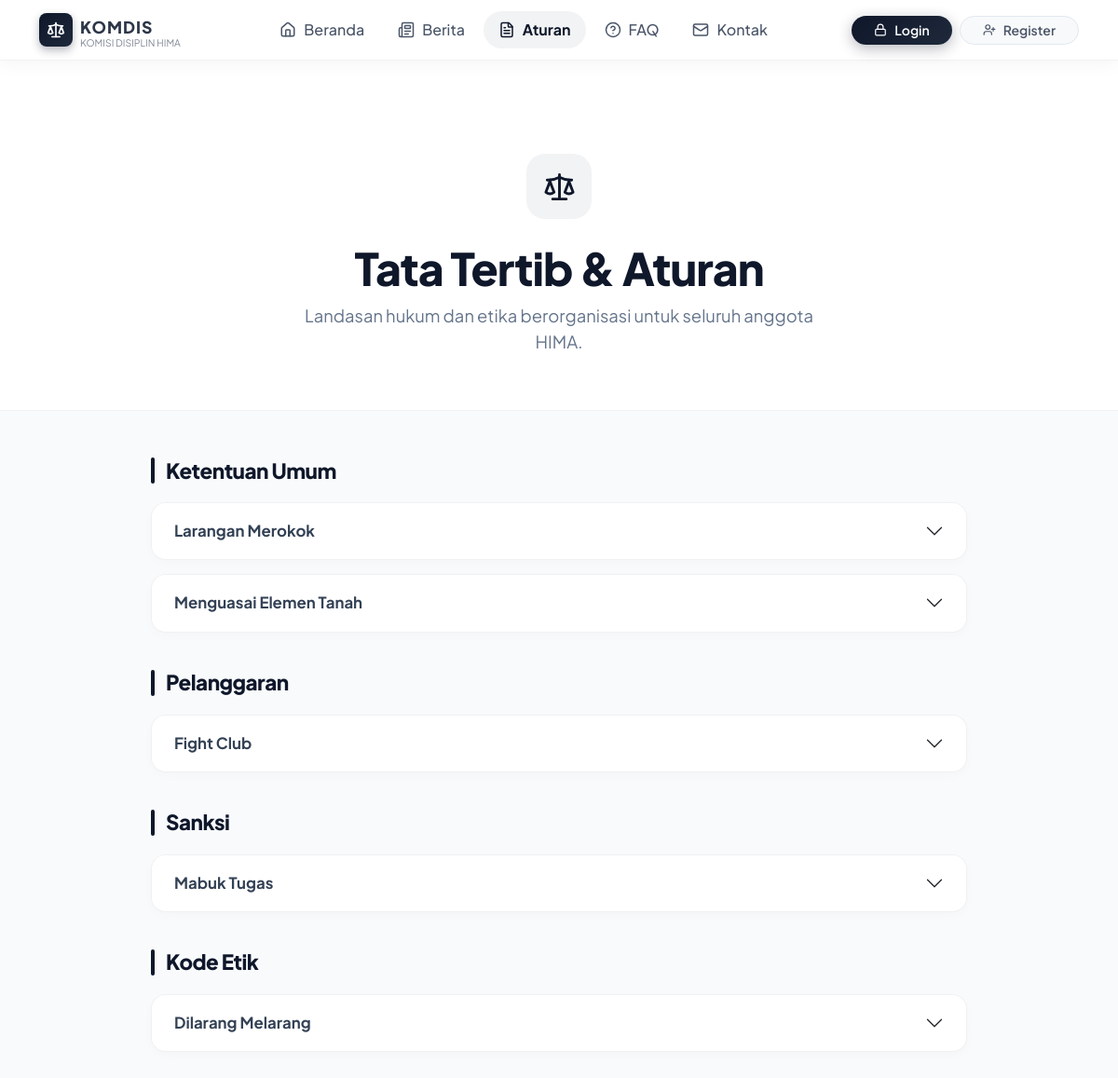
The app's page /guest/aturan.php with its own data.
### tables this page shows
CREATE TABLE `kategori_aturan` (
  `id` int NOT NULL,
  `nama_kategori` varchar(100) NOT NULL,
  `deskripsi` text,
  `created_at` timestamp NULL DEFAULT CURRENT_TIMESTAMP
);

CREATE TABLE `aturan` (
  `id` int NOT NULL,
  `judul` varchar(255) NOT NULL,
  `kategori` varchar(100) NOT NULL DEFAULT 'Ketentuan Umum',
  `isi` text NOT NULL,
  `created_at` timestamp NOT NULL DEFAULT CURRENT_TIMESTAMP
);

### guest/aturan.php (the view, shortened to what this page needs)
<?php
include '../config/koneksi.php';
?>
<!DOCTYPE html>
<html lang="id">
<head>
    <link href="../assets/css/bootstrap.min.css" rel="stylesheet">
</head>
<body>
<?php
if (isset($_SESSION['login']) && $_SESSION['role'] == 'user') {
    include '../partials/user_navbar.php';
} else {
    include '../partials/guest_navbar.php';
}
?>
<div class="hero-section text-center">
    <div class="container">
        <div class="mb-4 d-inline-flex align-items-center justify-content-center" style="width: 70px; height: 70px; background: rgba(15,23,42,0.05); color: #0f172a; border-radius: 20px;">
            <i data-lucide="scale" style="width: 35px; height: 35px;"></i>
        </div>
        <h1>Tata Tertib & Aturan</h1>
        <p>Landasan hukum dan etika berorganisasi untuk seluruh anggota HIMA.</p>
    </div>
</div>
<div class="container pb-5" style="max-width: 900px;">
    <?php
    $categories = mysqli_query($conn, "SELECT * FROM kategori_aturan ORDER BY id ASC");
    if (mysqli_num_rows($categories) == 0):
    ?>
        <div class="alert alert-info border-0 rounded-4 p-4 text-center shadow-sm">
            <h6 class="fw-bold mb-0">Belum ada aturan yang dipublikasikan.</h6>
        </div>
    <?php else: ?>
        <?php while($cat = mysqli_fetch_assoc($categories)):
            $cat_name = $cat['nama_kategori'];
            $rules = mysqli_query($conn, "SELECT * FROM aturan WHERE kategori='$cat_name' ORDER BY id ASC");
            if (mysqli_num_rows($rules) > 0):
        ?>
            <div class="kat-card">
                <div class="kat-header">
                    <h3 class="kat-title"><?= htmlspecialchars($cat_name) ?></h3>
                </div>
                <div class="accordion" id="acc_<?= $cat['id'] ?>">
                    <?php while($rule = mysqli_fetch_assoc($rules)): ?>
                        <div class="accordion-item">
                            <h2 class="accordion-header">
                                <button class="accordion-button collapsed" type="button" data-bs-toggle="collapse" data-bs-target="#rule_<?= $rule['id'] ?>">
                                    <?= htmlspecialchars($rule['judul']) ?>
                                </button>
                            </h2>
                        </div>
                    <?php endwhile; ?>
                </div>
            </div>
        <?php endif; endwhile; ?>
    <?php endif; ?>
</div>
<?php include '../partials/footer.php'; ?>
</body>
</html>

### guest/aturan.php (style rules this page uses)
body { background: #f8fafc; font-family: 'Plus Jakarta Sans', sans-serif; color: #1e293b; }
.hero-section { background: #ffffff; padding: 100px 0 60px; border-bottom: 1px solid rgba(15,23,42,0.05); margin-bottom: 50px; }
.hero-section h1 { font-weight: 800; color: #0f172a; font-size: clamp(2.2rem, 5vw, 3rem); letter-spacing: -1px; }
.hero-section p { color: #64748b; font-size: 1.15rem; max-width: 600px; margin: 0 auto; }
.kat-card { background: transparent; border: none; margin-bottom: 40px; }
.kat-header { margin-bottom: 20px; }
.kat-title { font-size: 1.4rem; font-weight: 800; color: #0f172a; letter-spacing: -0.5px; display: flex; align-items: center; gap: 12px; }
.kat-title::before { content: ''; width: 4px; height: 28px; background: #0f172a; border-radius: 10px; }
.accordion-item { border: 1px solid rgba(15,23,42,0.06) !important; border-radius: 16px !important; margin-bottom: 15px; background: #ffffff; overflow: hidden; box-shadow: 0 4px 12px rgba(15,23,42,0.02); transition: all 0.3s; }
.accordion-button { font-weight: 700; color: #334155; padding: 20px 24px; font-size: 1.05rem; }

### records on screen
kategori_aturan: nama_kategori "Ketentuan Umum"
aturan: judul "Larangan Merokok"
aturan: judul "Menguasai Elemen Tanah"
kategori_aturan: nama_kategori "Pelanggaran"
aturan: judul "Fight Club"
kategori_aturan: nama_kategori "Sanksi"
aturan: judul "Mabuk Tugas"
kategori_aturan: nama_kategori "Kode Etik"
aturan: judul "Dilarang Melarang"
